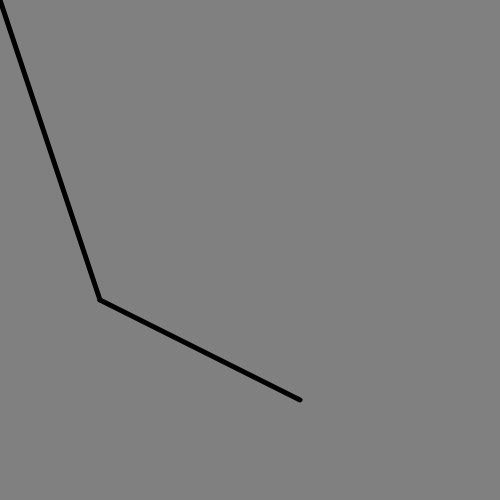
Frame 1 (no input)
Frame 60 (no input): identical to frame 1, image omitted
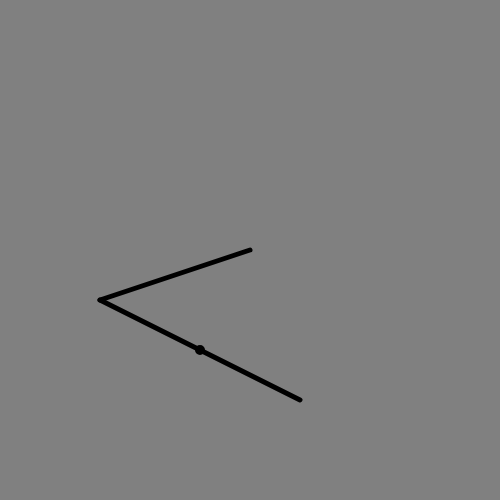
Frame 120 (the mouse pressed at the canvas centre since frame 60)

The p5.js sketch that drew these frames (run headless with seeded random() and noise() and a simulated clock; from frame 60 on, the mouse is pressed at the canvas centre):

// p5.js sketch
// ── sketch.js

let a, b 

let mouse

let scalar_project

function setup()
{

    createCanvas(500, 500)

    colorMode(RGB, 1)

    background(0.5)

    strokeWeight(5)



    //b = 

}



function draw()
{
    background(0.5)


    a = createVector(100, 300)
    b = createVector(300, 400)


    line(a.x, a.y, b.x, b.y)

    mouse = createVector(mouseX, mouseY)


    line(mouseX, mouseY, 100, 300)


    let A = mouse.sub(a)
    let B = b.sub(a)





    //scalar_project = createVector()


    //scalar_project = (A.mult(A.dot(B))).div(A.magSq())
    B.normalize()

    B.mult(A.dot(B))

    //scalar_project = (A.dot(B)/B.mag())

    //print(B)

    push()
        fill(1)
        circle(B.x + 100, B.y + 300, 5)
    pop()


}
